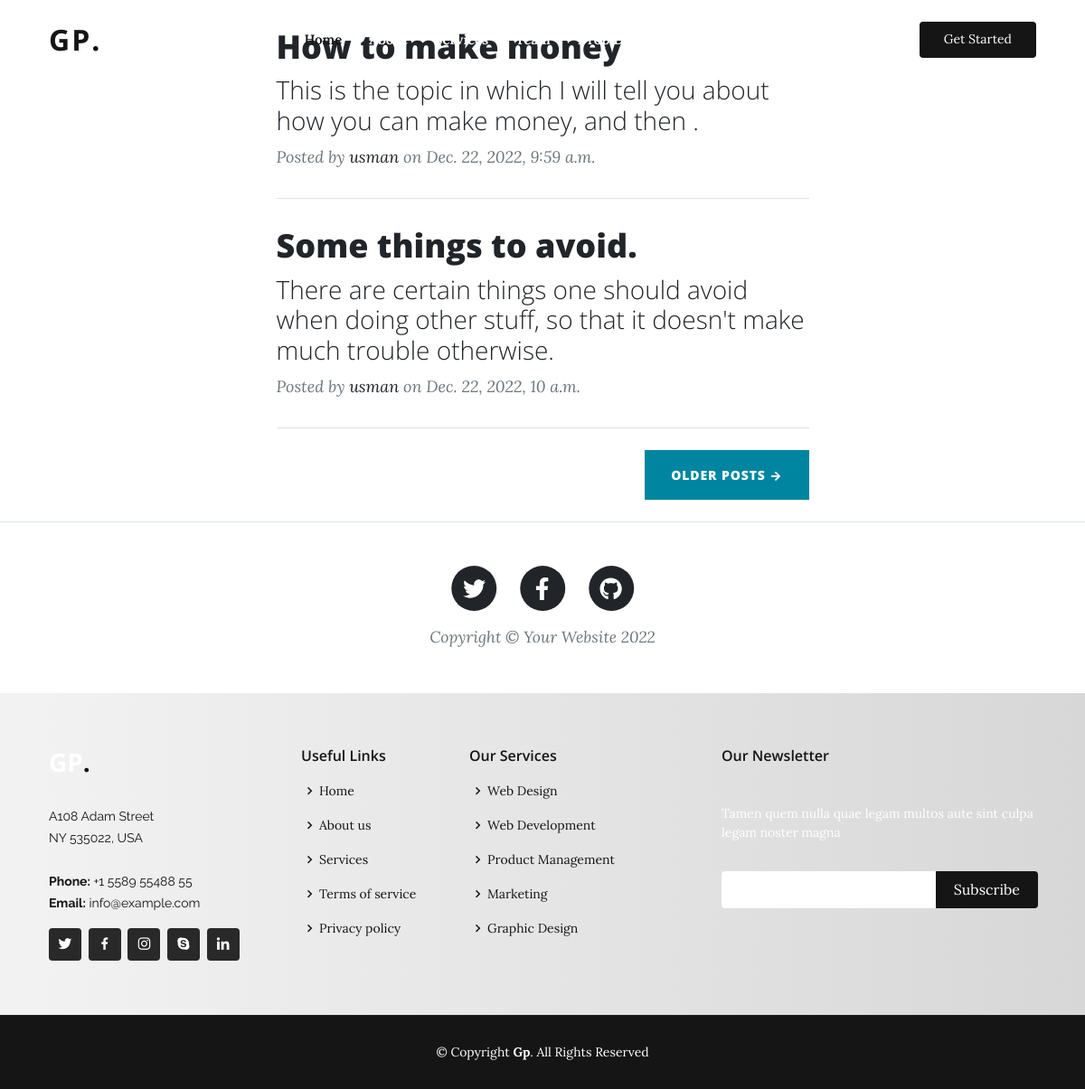
The app's page /blogs/ with its own data.
### blog_posts/models.py (models this page shows, shortened)
class Task(models.Model):
    title = models.CharField(max_length=200)
    content = models.TextField(default=None)
    date_posted = models.DateTimeField(default=timezone.now)
    author = models.ForeignKey(User, on_delete=models.CASCADE, default=None)

### blog_posts/views.py (the view)
# urls.py: path("", views.list_mobile),
def list_mobile(request):
    context= {}
    blogs= Task.objects.all()
    context['blogs']= blogs
    return render(request, 'index_2.html',context)

### blog_posts/templates/index_2.html (shortened to what this page needs)
{% extends "hometemplate.html" %}
{% load static %}
{% block content %}
<!DOCTYPE html>
<html lang="en">
    <head>
        <link href="{% static 'assets2/css/styles.css' %}" rel="stylesheet" />
    </head>
    <body>
        <div class="container px-4 px-lg-5">
            <div class="row gx-4 gx-lg-5 justify-content-center">
                <div class="col-md-10 col-lg-8 col-xl-7">
                     {% for blog in blogs  %}
                    <div class="post-preview">
                        <a href="{% url 'blog-detail' id=blog.id %}">
                            <h2 class="post-title">{{ blog.title }}</h2>
                            <h3 class="post-subtitle">{{blog.content}}</h3>
                        </a>
                        <p class="post-meta">
                            Posted by
                            <a href="#!">{{blog.author}}</a>
                            on {{blog.date_posted}}
                        </p>
                    </div>
                    <hr class="my-4" />
                      {% endfor %}
                    <div class="d-flex justify-content-end mb-4"><a class="btn btn-primary text-uppercase" href="#!">Older Posts →</a></div>
                </div>
            </div>
        </div>
        <footer class="border-top">
            <div class="container px-4 px-lg-5">
                <div class="row gx-4 gx-lg-5 justify-content-center">
                    <div class="col-md-10 col-lg-8 col-xl-7">
                        <ul class="list-inline text-center">
                            <li class="list-inline-item">
                                <a href="#!">
                                    <span class="fa-stack fa-lg">
                                        <i class="fas fa-circle fa-stack-2x"></i>
                                        <i class="fab fa-twitter fa-stack-1x fa-inverse"></i>
                                    </span>
                                </a>
                            </li>
                            <li class="list-inline-item">
                                <a href="#!">
                                    <span class="fa-stack fa-lg">
                                        <i class="fas fa-circle fa-stack-2x"></i>
                                        <i class="fab fa-facebook-f fa-stack-1x fa-inverse"></i>
                                    </span>
                                </a>
                            </li>
                            <li class="list-inline-item">
                                <a href="#!">
                                    <span class="fa-stack fa-lg">
                                        <i class="fas fa-circle fa-stack-2x"></i>
                                        <i class="fab fa-github fa-stack-1x fa-inverse"></i>
                                    </span>
                                </a>
                            </li>
                        </ul>
                        <div class="small text-center text-muted fst-italic">Copyright &copy; Your Website 2022</div>
                    </div>
                </div>
            </div>
        </footer>
    </body>
</html>
{% endblock %}

### version_1/templates/hometemplate.html (shortened to what this page needs)
{% load static %}
<!DOCTYPE html>
<html lang="en">
<head>
  <link href="{% static 'assets/vendor/aos/aos.css' %}" rel="stylesheet">
  <link href="{% static 'assets/vendor/bootstrap/css/bootstrap.min.css' %}" rel="stylesheet">
  <link href="{% static 'assets/vendor/bootstrap-icons/bootstrap-icons.css' %}" rel="stylesheet">
  <link href="{% static 'assets/vendor/boxicons/css/boxicons.min.css' %}" rel="stylesheet">
  <link href="{% static 'assets/vendor/glightbox/css/glightbox.min.css' %}" rel="stylesheet">
  <link href="{% static 'assets/vendor/remixicon/remixicon.css' %}" rel="stylesheet">
  <link href="{% static 'assets/vendor/swiper/swiper-bundle.min.css' %}" rel="stylesheet">
  <link href="{% static 'assets/css/style.css' %}" rel="stylesheet">
</head>
<body>
  <header id="header" class="fixed-top ">
    <div class="container d-flex align-items-center justify-content-lg-between">
      <h1 class="logo me-auto me-lg-0"><a href="index.html">Gp<span>.</span></a></h1>
      <nav id="navbar" class="navbar order-last order-lg-0">
        <ul>
          <li><a class="nav-link scrollto active" href="#hero">Home</a></li>
          <li><a class="nav-link scrollto" href="{% url 'grammar' %}">About</a></li>
          <li><a class="nav-link scrollto" href="{% url 'translate' %}">Services</a></li>
          <li><a class="nav-link scrollto" href="#team">Team</a></li>
          <li class="dropdown"><a href="#"><span>Drop Down</span> <i class="bi bi-chevron-down"></i></a>
          </li>
          <li><a class="nav-link scrollto" href="#contact">Contact</a></li>
        </ul>
      </nav>
      <a href="#about" class="get-started-btn scrollto">Get Started</a>
    </div>
  </header>
{% block content %}
{% endblock %}
  <footer id="footer">
    <div class="footer-top">
      <div class="container">
        <div class="row">
          <div class="col-lg-3 col-md-6">
            <div class="footer-info">
              <h3>Gp<span>.</span></h3>
              <p>
                A108 Adam Street <br>
                NY 535022, USA<br><br>
                <strong>Phone:</strong> +1 5589 55488 55<br>
                <strong>Email:</strong> info@example.com<br>
              </p>
              <div class="social-links mt-3">
                <a href="#" class="twitter"><i class="bx bxl-twitter"></i></a>
                <a href="#" class="facebook"><i class="bx bxl-facebook"></i></a>
                <a href="#" class="instagram"><i class="bx bxl-instagram"></i></a>
                <a href="#" class="google-plus"><i class="bx bxl-skype"></i></a>
                <a href="#" class="linkedin"><i class="bx bxl-linkedin"></i></a>
              </div>
            </div>
          </div>
          <div class="col-lg-2 col-md-6 footer-links">
            <h4>Useful Links</h4>
            <ul>
              <li><i class="bx bx-chevron-right"></i> <a href="#">Home</a></li>
              <li><i class="bx bx-chevron-right"></i> <a href="#">About us</a></li>
              <li><i class="bx bx-chevron-right"></i> <a href="#">Services</a></li>
              <li><i class="bx bx-chevron-right"></i> <a href="#">Terms of service</a></li>
              <li><i class="bx bx-chevron-right"></i> <a href="#">Privacy policy</a></li>
            </ul>
          </div>
          <div class="col-lg-3 col-md-6 footer-links">
            <h4>Our Services</h4>
            <ul>
              <li><i class="bx bx-chevron-right"></i> <a href="#">Web Design</a></li>
              <li><i class="bx bx-chevron-right"></i> <a href="#">Web Development</a></li>
              <li><i class="bx bx-chevron-right"></i> <a href="#">Product Management</a></li>
              <li><i class="bx bx-chevron-right"></i> <a href="#">Marketing</a></li>
              <li><i class="bx bx-chevron-right"></i> <a href="#">Graphic Design</a></li>
            </ul>
          </div>
          <div class="col-lg-4 col-md-6 footer-newsletter">
            <h4>Our Newsletter</h4>
            <p>Tamen quem nulla quae legam multos aute sint culpa legam noster magna</p>
            <form action="" method="post">
              <input type="email" name="email"><input type="submit" value="Subscribe">
            </form>
          </div>
        </div>
      </div>
    </div>
    <div class="container">
      <div class="copyright">
        &copy; Copyright <strong><span>Gp</span></strong>. All Rights Reserved
      </div>
    </div>
  </footer>
</body>
</html>

### version_1/static/assets/css/style.css (style rules this page uses)
body { font-family: "Open Sans", sans-serif; color: #444444; }
a { color: #ffc451; text-decoration: none; }
h1, h2, h3, h4, h5, h6 { font-family: "Raleway", sans-serif; }
#header { transition: all 0.5s; z-index: 997; padding: 15px 0; }
#header .logo { font-size: 32px; margin: 0; padding: 0; line-height: 1; font-weight: 700; letter-spacing: 2px; text-transform: uppercase; }
#header .logo a { color: #151515; }
#header .logo a span { color: #000; }
.get-started-btn { color: #fff; border-radius: 4px; padding: 7px 25px 8px 25px; white-space: nowrap; transition: 0.3s; font-size: 14px; display: inline-block; border: 2px solid #151515; background: #151515; }
.navbar { padding: 0; }
.navbar ul { margin: 0; padding: 0; display: flex; list-style: none; align-items: center; }
.navbar li { position: relative; }
.navbar a, .navbar a:focus { display: flex; align-items: center; justify-content: space-between; padding: 10px 0 10px 30px; font-size: 15px; font-weight: 600; color: #fff; white-space: nowrap; transition: 0.3s; }
.navbar a i, .navbar a:focus i { font-size: 12px; line-height: 0; margin-left: 5px; }
.navbar a:hover, .navbar .active, .navbar .active:focus, .navbar li:hover>a { color: #151515; }
#footer { background: #151515; padding: 0 0 30px 0; color: #fff; font-size: 14px; }
#footer .footer-top { background: linear-gradient(90deg, rgba(242,242,242,1) 3%, rgba(215,215,215,1) 100%);; border-bottom: 1px solid #222222; padding: 60px 0 30px 0; }
#footer .footer-top .footer-info { margin-bottom: 30px; }
#footer .footer-top .footer-info h3 { font-size: 28px; margin: 0 0 20px 0; padding: 2px 0 2px 0; line-height: 1; font-weight: 700; text-transform: uppercase; }
#footer .footer-top .footer-info h3 span { color: #151515; }
#footer .footer-top .footer-info p { font-size: 14px; line-height: 24px; margin-bottom: 0; font-family: "Raleway", sans-serif; color: #151515; }
#footer .footer-top .social-links a { font-size: 18px; display: inline-block; background: #292929; color: #fff; line-height: 1; padding: 8px 0; margin-right: 4px; border-radius: 4px; text-align: center; width: 36px; height: 36px; transition: 0.3s; }
#footer .footer-top h4 { font-size: 16px; font-weight: 600; color: #151515; position: relative; padding-bottom: 12px; }
#footer .footer-top .footer-links { margin-bottom: 30px; }
#footer .footer-top .footer-links ul { list-style: none; padding: 0; margin: 0; }
#footer .footer-top .footer-links ul i { padding-right: 2px; color: #151515; font-size: 18px; line-height: 1; }
#footer .footer-top .footer-links ul li { padding: 10px 0; display: flex; align-items: center; }
#footer .footer-top .footer-links ul li:first-child { padding-top: 0; }
#footer .footer-top .footer-links ul a { color: #151515; transition: 0.3s; display: inline-block; line-height: 1; }
#footer .footer-top .footer-newsletter form { margin-top: 30px; background: #fff; padding: 6px 10px; position: relative; border-radius: 4px; }
#footer .footer-top .footer-newsletter form input[type=email] { border: 0; padding: 4px; width: calc(100% - 110px); }
#footer .footer-top .footer-newsletter form input[type=submit] { position: absolute; top: 0; right: -2px; bottom: 0; border: 0; background: none; font-size: 16px; padding: 0 20px; background: #151515; color: #fff; transition: 0.3s; border-radius: 0 4px 4px 0; }
#footer .copyright { text-align: center; padding-top: 30px; }

### records on screen
Task: title "How to make money", content "This is the topic in which I will tell you about how you can make money, and then .", author "usman", date_posted "Dec. 22, 2022, 9:59 a.m."
Task: title "Some things to avoid.", content "There are certain things one should avoid when doing other stuff, so that it doesn't make much trouble otherwise.", author "usman", date_posted "Dec. 22, 2022, 10 a.m."
